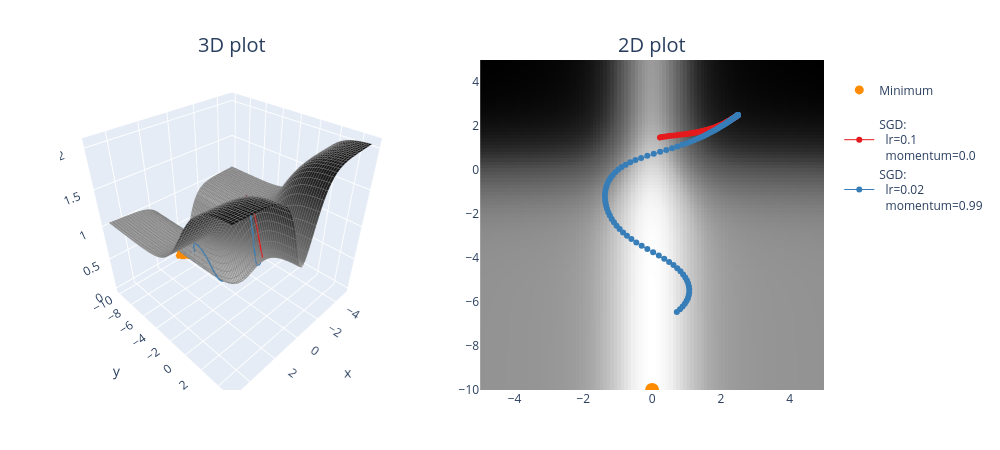

Source (notebook cell):
### Markdown cell above
### Exercise - implement `opt_fn_with_sgd`

> ```yaml
> Difficulty: 🔴🔴🔴⚪⚪
> Importance: 🔵🔵🔵🔵⚪
> 
> You should spend up to 15-20 minutes on this exercise.
> ```

Implement the `opt_fn_with_sgd` function using `torch.optim.SGD`. This function optimizes parameters `(x, y)` (which represent coordinates at which we evaluate a function) using gradient descent on that function value. In other words, this should look just like your optimization loops in previous days' material, except rather than passing in `model.parameters()` to your optimizer, you pass in `(xy,)` (because it needs to be an iterable of parameters, not just a single parameter).

Remember, your update steps `optimizer.step()` will automatically change the values of `xy` inplace - this means that you shouldn't store past values like `xy_list.append(xy)` because then past elements of that list will be modified when `xy` is updated. Instead, you should use something like `xy_list.append(xy.detach().clone())` to make sure you're returning a copy of the tensor, which won't continue to be modified.

We've also provided you with a function `plot_fn_with_points`, which plots a function as well as a list of points produced by functions like the one above. The code below starts from `(2.5, 2.5)` and adds the resulting trajectory of `(x, y)` coordinates to the contour plot. Does it find the minimum? Play with the learning rate and momentum a bit and see how close you can get within 100 iterations.

### Code cell
def opt_fn_with_sgd(
    fn: Callable, xy: Float[Tensor, "2"], lr=0.001, momentum=0.98, n_iters: int = 100
) -> Float[Tensor, "n_iters 2"]:
    """
    Optimize the a given function starting from the specified point.

    xy: shape (2,). The (x, y) starting point.
    n_iters: number of steps.
    lr, momentum: parameters passed to the torch.optim.SGD optimizer.

    Return: (n_iters+1, 2). The (x, y) values, from initial values to values after step `n_iters`.
    """
    # Make sure tensor has requires_grad=True, otherwise it can't be optimized (more on this tomorrow!)
    assert xy.requires_grad

    optimizer = optim.SGD((xy,), lr=lr, momentum=momentum)
    
    # keep track of cordinates
    xy_history = [xy.detach().clone()]
    
    for steps in range(n_iters):
        fn(xy[0], xy[1]).backward()
        optimizer.step()
        optimizer.zero_grad()
        xy_history.append(xy.detach().clone())
        
    return t.stack(xy_history)

    


points = []

optimizer_list = [
    (optim.SGD, {"lr": 0.1, "momentum": 0.0}),
    (optim.SGD, {"lr": 0.02, "momentum": 0.99}),
]

for optimizer_class, params in optimizer_list:
    xy = t.tensor([2.5, 2.5], requires_grad=True)
    xys = opt_fn_with_sgd(pathological_curve_loss, xy=xy, lr=params["lr"], momentum=params["momentum"])
    points.append((xys, optimizer_class, params))
    print(f"{params=}, last point={xys[-1]}")

plot_fn_with_points(pathological_curve_loss, points=points, min_points=[(0, "y_min")])
